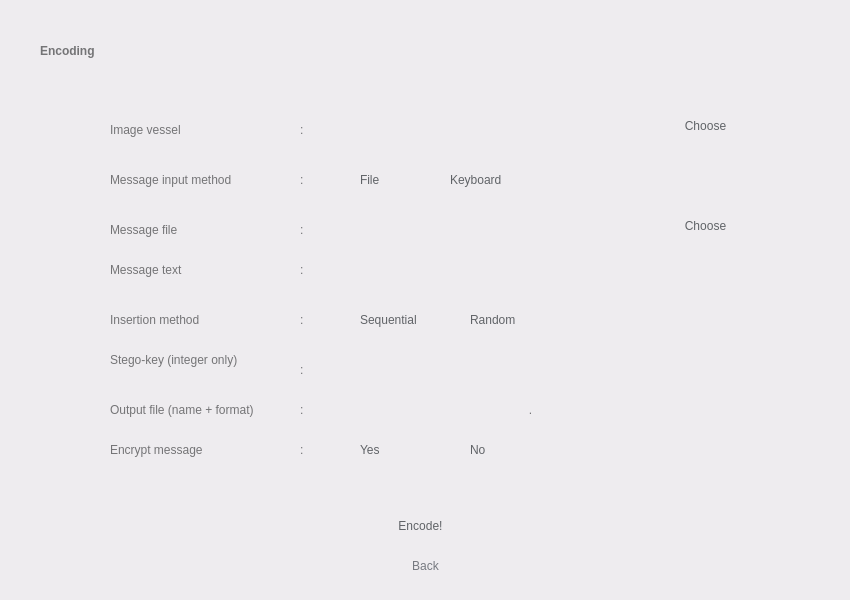
<?xml version="1.0" encoding="UTF-8"?>
<ui version="4.0">
 <class>Widget</class>
 <widget class="QWidget" name="Widget">
  <property name="geometry">
   <rect>
    <x>0</x>
    <y>0</y>
    <width>850</width>
    <height>600</height>
   </rect>
  </property>
  <property name="windowTitle">
   <string>Widget</string>
  </property>
  <property name="styleSheet">
   <string notr="true">background-color: rgb(238, 236, 239);</string>
  </property>
  <widget class="QWidget" name="widget1" native="true">
   <property name="geometry">
    <rect>
     <x>0</x>
     <y>0</y>
     <width>850</width>
     <height>600</height>
    </rect>
   </property>
   <property name="styleSheet">
    <string notr="true">QWidget#widget1 {background-color: rgb(246, 245, 247);};

</string>
   </property>
   <widget class="QLabel" name="label">
    <property name="geometry">
     <rect>
      <x>40</x>
      <y>30</y>
      <width>241</width>
      <height>41</height>
     </rect>
    </property>
    <property name="styleSheet">
     <string notr="true">background-color: rgba(255, 255, 255, 0);
color: rgb(116, 116, 118);
font: 36pt &quot;Product Sans&quot;;
font-weight: bold;
</string>
    </property>
    <property name="text">
     <string>Encoding</string>
    </property>
    <property name="alignment">
     <set>Qt::AlignLeading|Qt::AlignLeft|Qt::AlignVCenter</set>
    </property>
   </widget>
   <widget class="QPushButton" name="goButton">
    <property name="geometry">
     <rect>
      <x>340</x>
      <y>500</y>
      <width>161</width>
      <height>51</height>
     </rect>
    </property>
    <property name="styleSheet">
     <string notr="true">font: 17pt &quot;Product Sans&quot;;
color: rgb(96, 99, 103);
border-radius: 25px;
</string>
    </property>
    <property name="text">
     <string>Encode!</string>
    </property>
   </widget>
   <widget class="QLabel" name="label_4">
    <property name="geometry">
     <rect>
      <x>110</x>
      <y>120</y>
      <width>101</width>
      <height>20</height>
     </rect>
    </property>
    <property name="styleSheet">
     <string notr="true">background-color: rgba(255, 255, 255, 0);
font: 15pt &quot;Product Sans&quot;;
color: rgb(116, 116, 118);</string>
    </property>
    <property name="text">
     <string>Image vessel</string>
    </property>
    <property name="alignment">
     <set>Qt::AlignLeading|Qt::AlignLeft|Qt::AlignVCenter</set>
    </property>
   </widget>
   <widget class="QRadioButton" name="inputButton_1">
    <property name="geometry">
     <rect>
      <x>340</x>
      <y>170</y>
      <width>61</width>
      <height>20</height>
     </rect>
    </property>
    <property name="styleSheet">
     <string notr="true">font: 15pt &quot;Product Sans&quot;;
border-radius: 4px;
color: rgb(96, 99, 103);
background-color: rgba(255, 255, 255, 0);
</string>
    </property>
    <property name="text">
     <string>File</string>
    </property>
    <property name="autoExclusive">
     <bool>true</bool>
    </property>
    <attribute name="buttonGroup">
     <string notr="true">buttonGroup</string>
    </attribute>
   </widget>
   <widget class="QRadioButton" name="inputButton_2">
    <property name="geometry">
     <rect>
      <x>430</x>
      <y>170</y>
      <width>101</width>
      <height>20</height>
     </rect>
    </property>
    <property name="styleSheet">
     <string notr="true">font: 15pt &quot;Product Sans&quot;;
background-color: rgba(255, 255, 255, 0);
border-radius: 4px;
color: rgb(96, 99, 103);
</string>
    </property>
    <property name="text">
     <string>Keyboard</string>
    </property>
    <attribute name="buttonGroup">
     <string notr="true">buttonGroup</string>
    </attribute>
   </widget>
   <widget class="QLineEdit" name="vesselField">
    <property name="geometry">
     <rect>
      <x>320</x>
      <y>110</y>
      <width>341</width>
      <height>31</height>
     </rect>
    </property>
    <property name="styleSheet">
     <string notr="true">border-radius: 2px;
padding-left: 10px;
color: rgb(116, 116, 118);
</string>
    </property>
    <property name="readOnly">
     <bool>true</bool>
    </property>
   </widget>
   <widget class="QLineEdit" name="inputFileField">
    <property name="geometry">
     <rect>
      <x>320</x>
      <y>210</y>
      <width>341</width>
      <height>31</height>
     </rect>
    </property>
    <property name="styleSheet">
     <string notr="true">border-radius: 2px;
padding-left: 10px;
color: rgb(116, 116, 118);
</string>
    </property>
    <property name="readOnly">
     <bool>true</bool>
    </property>
   </widget>
   <widget class="QLineEdit" name="stegoKeyField">
    <property name="geometry">
     <rect>
      <x>320</x>
      <y>350</y>
      <width>201</width>
      <height>31</height>
     </rect>
    </property>
    <property name="styleSheet">
     <string notr="true">border-radius: 2px;
padding-left: 10px;
color: rgb(116, 116, 118);
</string>
    </property>
   </widget>
   <widget class="QLineEdit" name="inputKeyboardField">
    <property name="geometry">
     <rect>
      <x>320</x>
      <y>250</y>
      <width>341</width>
      <height>31</height>
     </rect>
    </property>
    <property name="styleSheet">
     <string notr="true">border-radius: 2px;
padding-left: 10px;
color: rgb(116, 116, 118);
</string>
    </property>
    <property name="readOnly">
     <bool>true</bool>
    </property>
   </widget>
   <widget class="QPushButton" name="inputFileButton">
    <property name="geometry">
     <rect>
      <x>670</x>
      <y>210</y>
      <width>71</width>
      <height>31</height>
     </rect>
    </property>
    <property name="styleSheet">
     <string notr="true">font: 15pt &quot;Product Sans&quot;;
color: rgb(96, 99, 103);
border-radius: 15px;
</string>
    </property>
    <property name="text">
     <string>Choose</string>
    </property>
   </widget>
   <widget class="QRadioButton" name="insButton_2">
    <property name="geometry">
     <rect>
      <x>450</x>
      <y>310</y>
      <width>101</width>
      <height>20</height>
     </rect>
    </property>
    <property name="styleSheet">
     <string notr="true">font: 15pt &quot;Product Sans&quot;;
background-color: rgba(255, 255, 255, 0);
border-radius: 4px;
color: rgb(96, 99, 103);
</string>
    </property>
    <property name="text">
     <string>Random</string>
    </property>
    <attribute name="buttonGroup">
     <string notr="true">buttonGroup_2</string>
    </attribute>
   </widget>
   <widget class="QRadioButton" name="insButton_1">
    <property name="geometry">
     <rect>
      <x>340</x>
      <y>310</y>
      <width>101</width>
      <height>20</height>
     </rect>
    </property>
    <property name="styleSheet">
     <string notr="true">font: 15pt &quot;Product Sans&quot;;
border-radius: 4px;
color: rgb(96, 99, 103);
background-color: rgba(255, 255, 255, 0);
</string>
    </property>
    <property name="text">
     <string>Sequential</string>
    </property>
    <attribute name="buttonGroup">
     <string notr="true">buttonGroup_2</string>
    </attribute>
   </widget>
   <widget class="QLineEdit" name="outputFileField">
    <property name="geometry">
     <rect>
      <x>320</x>
      <y>390</y>
      <width>201</width>
      <height>31</height>
     </rect>
    </property>
    <property name="styleSheet">
     <string notr="true">border-radius: 2px;
padding-left: 10px;
color: rgb(116, 116, 118);
</string>
    </property>
   </widget>
   <widget class="QLineEdit" name="outputFormatField">
    <property name="geometry">
     <rect>
      <x>540</x>
      <y>390</y>
      <width>121</width>
      <height>31</height>
     </rect>
    </property>
    <property name="styleSheet">
     <string notr="true">border-radius: 2px;
padding-left: 10px;
color: rgb(116, 116, 118);
</string>
    </property>
   </widget>
   <widget class="QPushButton" name="vesselButton">
    <property name="geometry">
     <rect>
      <x>670</x>
      <y>110</y>
      <width>71</width>
      <height>31</height>
     </rect>
    </property>
    <property name="styleSheet">
     <string notr="true">font: 15pt &quot;Product Sans&quot;;
color: rgb(96, 99, 103);
border-radius: 15px;
</string>
    </property>
    <property name="text">
     <string>Choose</string>
    </property>
   </widget>
   <widget class="QLabel" name="label_5">
    <property name="geometry">
     <rect>
      <x>520</x>
      <y>400</y>
      <width>21</width>
      <height>20</height>
     </rect>
    </property>
    <property name="styleSheet">
     <string notr="true">background-color: rgba(255, 255, 255, 0);
font: 15pt &quot;Product Sans&quot;;
color: rgb(116, 116, 118);</string>
    </property>
    <property name="text">
     <string>.</string>
    </property>
    <property name="alignment">
     <set>Qt::AlignCenter</set>
    </property>
   </widget>
   <widget class="QRadioButton" name="encButton_1">
    <property name="geometry">
     <rect>
      <x>340</x>
      <y>440</y>
      <width>101</width>
      <height>20</height>
     </rect>
    </property>
    <property name="styleSheet">
     <string notr="true">font: 15pt &quot;Product Sans&quot;;
border-radius: 4px;
color: rgb(96, 99, 103);
background-color: rgba(255, 255, 255, 0);
</string>
    </property>
    <property name="text">
     <string>Yes</string>
    </property>
    <attribute name="buttonGroup">
     <string notr="true">buttonGroup_3</string>
    </attribute>
   </widget>
   <widget class="QRadioButton" name="encButton_2">
    <property name="geometry">
     <rect>
      <x>450</x>
      <y>440</y>
      <width>101</width>
      <height>20</height>
     </rect>
    </property>
    <property name="styleSheet">
     <string notr="true">font: 15pt &quot;Product Sans&quot;;
background-color: rgba(255, 255, 255, 0);
border-radius: 4px;
color: rgb(96, 99, 103);
</string>
    </property>
    <property name="text">
     <string>No</string>
    </property>
    <attribute name="buttonGroup">
     <string notr="true">buttonGroup_3</string>
    </attribute>
   </widget>
   <widget class="QLabel" name="label_6">
    <property name="geometry">
     <rect>
      <x>110</x>
      <y>170</y>
      <width>171</width>
      <height>20</height>
     </rect>
    </property>
    <property name="styleSheet">
     <string notr="true">background-color: rgba(255, 255, 255, 0);
font: 15pt &quot;Product Sans&quot;;
color: rgb(116, 116, 118);</string>
    </property>
    <property name="text">
     <string>Message input method</string>
    </property>
    <property name="alignment">
     <set>Qt::AlignLeading|Qt::AlignLeft|Qt::AlignVCenter</set>
    </property>
   </widget>
   <widget class="QLabel" name="label_7">
    <property name="geometry">
     <rect>
      <x>110</x>
      <y>220</y>
      <width>171</width>
      <height>20</height>
     </rect>
    </property>
    <property name="styleSheet">
     <string notr="true">background-color: rgba(255, 255, 255, 0);
font: 15pt &quot;Product Sans&quot;;
color: rgb(116, 116, 118);</string>
    </property>
    <property name="text">
     <string>Message file</string>
    </property>
    <property name="alignment">
     <set>Qt::AlignLeading|Qt::AlignLeft|Qt::AlignVCenter</set>
    </property>
   </widget>
   <widget class="QLabel" name="label_8">
    <property name="geometry">
     <rect>
      <x>110</x>
      <y>260</y>
      <width>171</width>
      <height>20</height>
     </rect>
    </property>
    <property name="styleSheet">
     <string notr="true">background-color: rgba(255, 255, 255, 0);
font: 15pt &quot;Product Sans&quot;;
color: rgb(116, 116, 118);</string>
    </property>
    <property name="text">
     <string>Message text</string>
    </property>
    <property name="alignment">
     <set>Qt::AlignLeading|Qt::AlignLeft|Qt::AlignVCenter</set>
    </property>
   </widget>
   <widget class="QLabel" name="label_9">
    <property name="geometry">
     <rect>
      <x>110</x>
      <y>310</y>
      <width>171</width>
      <height>20</height>
     </rect>
    </property>
    <property name="styleSheet">
     <string notr="true">background-color: rgba(255, 255, 255, 0);
font: 15pt &quot;Product Sans&quot;;
color: rgb(116, 116, 118);</string>
    </property>
    <property name="text">
     <string>Insertion method</string>
    </property>
    <property name="alignment">
     <set>Qt::AlignLeading|Qt::AlignLeft|Qt::AlignVCenter</set>
    </property>
   </widget>
   <widget class="QLabel" name="label_10">
    <property name="geometry">
     <rect>
      <x>110</x>
      <y>350</y>
      <width>171</width>
      <height>20</height>
     </rect>
    </property>
    <property name="styleSheet">
     <string notr="true">background-color: rgba(255, 255, 255, 0);
font: 15pt &quot;Product Sans&quot;;
color: rgb(116, 116, 118);</string>
    </property>
    <property name="text">
     <string>Stego-key (integer only)</string>
    </property>
    <property name="alignment">
     <set>Qt::AlignLeading|Qt::AlignLeft|Qt::AlignVCenter</set>
    </property>
   </widget>
   <widget class="QLabel" name="label_11">
    <property name="geometry">
     <rect>
      <x>110</x>
      <y>400</y>
      <width>181</width>
      <height>20</height>
     </rect>
    </property>
    <property name="styleSheet">
     <string notr="true">background-color: rgba(255, 255, 255, 0);
font: 15pt &quot;Product Sans&quot;;
color: rgb(116, 116, 118);</string>
    </property>
    <property name="text">
     <string>Output file (name + format)</string>
    </property>
    <property name="alignment">
     <set>Qt::AlignLeading|Qt::AlignLeft|Qt::AlignVCenter</set>
    </property>
   </widget>
   <widget class="QLabel" name="label_12">
    <property name="geometry">
     <rect>
      <x>300</x>
      <y>260</y>
      <width>16</width>
      <height>20</height>
     </rect>
    </property>
    <property name="styleSheet">
     <string notr="true">background-color: rgba(255, 255, 255, 0);
font: 15pt &quot;Product Sans&quot;;
color: rgb(116, 116, 118);</string>
    </property>
    <property name="text">
     <string>:</string>
    </property>
    <property name="alignment">
     <set>Qt::AlignLeading|Qt::AlignLeft|Qt::AlignVCenter</set>
    </property>
   </widget>
   <widget class="QLabel" name="label_13">
    <property name="geometry">
     <rect>
      <x>300</x>
      <y>220</y>
      <width>16</width>
      <height>20</height>
     </rect>
    </property>
    <property name="styleSheet">
     <string notr="true">background-color: rgba(255, 255, 255, 0);
font: 15pt &quot;Product Sans&quot;;
color: rgb(116, 116, 118);</string>
    </property>
    <property name="text">
     <string>:</string>
    </property>
    <property name="alignment">
     <set>Qt::AlignLeading|Qt::AlignLeft|Qt::AlignVCenter</set>
    </property>
   </widget>
   <widget class="QLabel" name="label_14">
    <property name="geometry">
     <rect>
      <x>300</x>
      <y>120</y>
      <width>16</width>
      <height>20</height>
     </rect>
    </property>
    <property name="styleSheet">
     <string notr="true">background-color: rgba(255, 255, 255, 0);
font: 15pt &quot;Product Sans&quot;;
color: rgb(116, 116, 118);</string>
    </property>
    <property name="text">
     <string>:</string>
    </property>
    <property name="alignment">
     <set>Qt::AlignLeading|Qt::AlignLeft|Qt::AlignVCenter</set>
    </property>
   </widget>
   <widget class="QLabel" name="label_15">
    <property name="geometry">
     <rect>
      <x>300</x>
      <y>170</y>
      <width>16</width>
      <height>20</height>
     </rect>
    </property>
    <property name="styleSheet">
     <string notr="true">background-color: rgba(255, 255, 255, 0);
font: 15pt &quot;Product Sans&quot;;
color: rgb(116, 116, 118);</string>
    </property>
    <property name="text">
     <string>:</string>
    </property>
    <property name="alignment">
     <set>Qt::AlignLeading|Qt::AlignLeft|Qt::AlignVCenter</set>
    </property>
   </widget>
   <widget class="QLabel" name="label_16">
    <property name="geometry">
     <rect>
      <x>300</x>
      <y>310</y>
      <width>16</width>
      <height>20</height>
     </rect>
    </property>
    <property name="styleSheet">
     <string notr="true">background-color: rgba(255, 255, 255, 0);
font: 15pt &quot;Product Sans&quot;;
color: rgb(116, 116, 118);</string>
    </property>
    <property name="text">
     <string>:</string>
    </property>
    <property name="alignment">
     <set>Qt::AlignLeading|Qt::AlignLeft|Qt::AlignVCenter</set>
    </property>
   </widget>
   <widget class="QLabel" name="label_17">
    <property name="geometry">
     <rect>
      <x>300</x>
      <y>360</y>
      <width>16</width>
      <height>20</height>
     </rect>
    </property>
    <property name="styleSheet">
     <string notr="true">background-color: rgba(255, 255, 255, 0);
font: 15pt &quot;Product Sans&quot;;
color: rgb(116, 116, 118);</string>
    </property>
    <property name="text">
     <string>:</string>
    </property>
    <property name="alignment">
     <set>Qt::AlignLeading|Qt::AlignLeft|Qt::AlignVCenter</set>
    </property>
   </widget>
   <widget class="QLabel" name="label_18">
    <property name="geometry">
     <rect>
      <x>300</x>
      <y>400</y>
      <width>16</width>
      <height>20</height>
     </rect>
    </property>
    <property name="styleSheet">
     <string notr="true">background-color: rgba(255, 255, 255, 0);
font: 15pt &quot;Product Sans&quot;;
color: rgb(116, 116, 118);</string>
    </property>
    <property name="text">
     <string>:</string>
    </property>
    <property name="alignment">
     <set>Qt::AlignLeading|Qt::AlignLeft|Qt::AlignVCenter</set>
    </property>
   </widget>
   <widget class="QLabel" name="label_19">
    <property name="geometry">
     <rect>
      <x>110</x>
      <y>440</y>
      <width>181</width>
      <height>20</height>
     </rect>
    </property>
    <property name="styleSheet">
     <string notr="true">background-color: rgba(255, 255, 255, 0);
font: 15pt &quot;Product Sans&quot;;
color: rgb(116, 116, 118);</string>
    </property>
    <property name="text">
     <string>Encrypt message</string>
    </property>
    <property name="alignment">
     <set>Qt::AlignLeading|Qt::AlignLeft|Qt::AlignVCenter</set>
    </property>
   </widget>
   <widget class="QLabel" name="label_20">
    <property name="geometry">
     <rect>
      <x>300</x>
      <y>440</y>
      <width>16</width>
      <height>20</height>
     </rect>
    </property>
    <property name="styleSheet">
     <string notr="true">background-color: rgba(255, 255, 255, 0);
font: 15pt &quot;Product Sans&quot;;
color: rgb(116, 116, 118);</string>
    </property>
    <property name="text">
     <string>:</string>
    </property>
    <property name="alignment">
     <set>Qt::AlignLeading|Qt::AlignLeft|Qt::AlignVCenter</set>
    </property>
   </widget>
   <widget class="QPushButton" name="backButton">
    <property name="geometry">
     <rect>
      <x>390</x>
      <y>550</y>
      <width>71</width>
      <height>31</height>
     </rect>
    </property>
    <property name="styleSheet">
     <string notr="true">font: 12pt &quot;Product Sans&quot;;
color: rgb(118, 121, 128);
background-color: rgba(255, 255, 255, 0);
border-radius: 15px;
</string>
    </property>
    <property name="text">
     <string>Back</string>
    </property>
   </widget>
  </widget>
 </widget>
 <resources/>
 <connections/>
 <buttongroups>
  <buttongroup name="buttonGroup"/>
  <buttongroup name="buttonGroup_3"/>
  <buttongroup name="buttonGroup_2"/>
 </buttongroups>
</ui>
